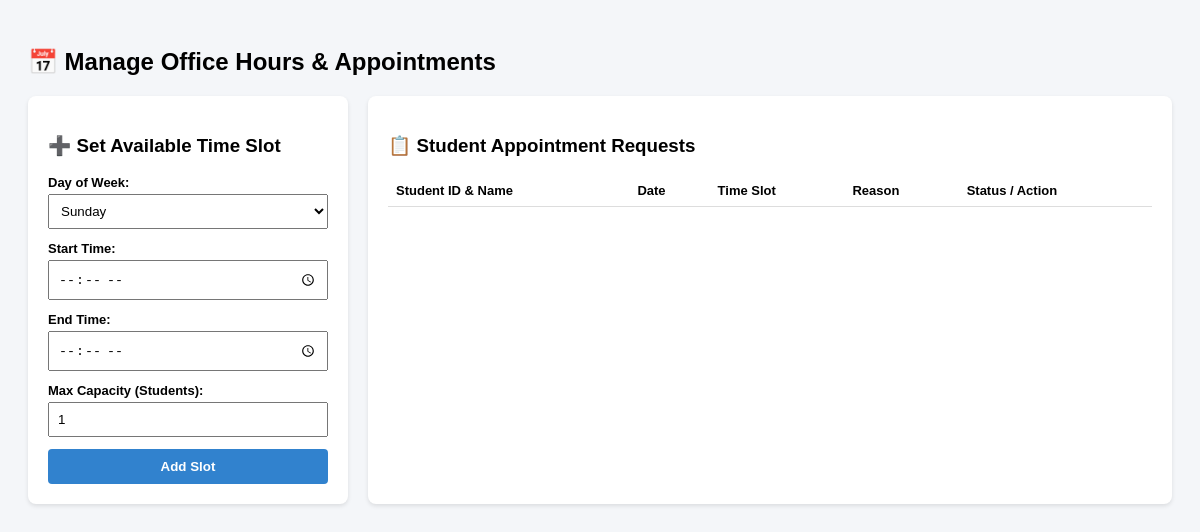
/teacher_slots.php (signed in), run on an earlier commit of the app's database.
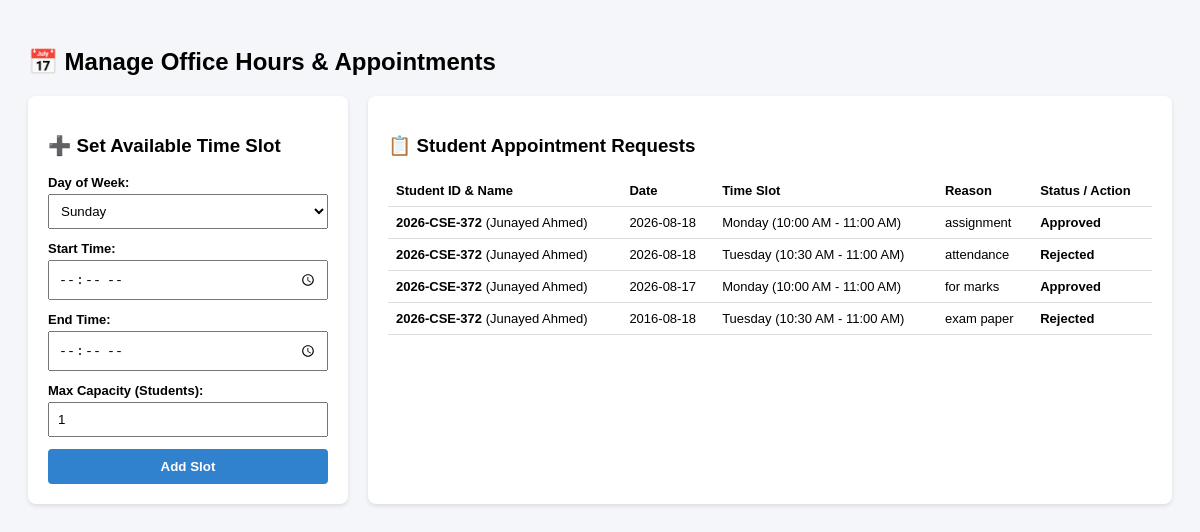
And on a later commit of the database.
### tables this page shows
CREATE TABLE `slot_bookings` (
  `id` int(11) NOT NULL,
  `slot_id` int(11) NOT NULL,
  `student_id` varchar(50) NOT NULL,
  `booking_date` date NOT NULL,
  `reason` text DEFAULT NULL,
  `status` enum('pending','approved','rejected') DEFAULT 'pending',
  `created_at` timestamp NOT NULL DEFAULT current_timestamp()
);

CREATE TABLE `students` (
  `id` int(11) NOT NULL,
  `student_id` varchar(50) NOT NULL,
  `name` varchar(100) NOT NULL,
  `email` varchar(100) DEFAULT NULL,
  `department` varchar(50) DEFAULT NULL,
  `created_at` timestamp NOT NULL DEFAULT current_timestamp(),
  `batch` varchar(20) DEFAULT '60'
);

CREATE TABLE `teacher_slots` (
  `id` int(11) NOT NULL,
  `teacher_username` varchar(100) NOT NULL,
  `day_of_week` varchar(20) NOT NULL,
  `start_time` time NOT NULL,
  `end_time` time NOT NULL,
  `max_students` int(11) DEFAULT 1,
  `created_at` timestamp NOT NULL DEFAULT current_timestamp()
);

### teacher_slots.php (the view, shortened to what this page needs)
<?php
require_once 'config.php';
$teacher_username = $_SESSION['username'];
$booking_query = "
    SELECT b.id, b.student_id, s.name as student_name, b.booking_date, b.reason, b.status, ts.day_of_week, ts.start_time, ts.end_time
    FROM slot_bookings b
    JOIN teacher_slots ts ON b.slot_id = ts.id
    LEFT JOIN students s ON b.student_id = s.student_id
    WHERE ts.teacher_username = ?
    ORDER BY b.booking_date DESC
";
$stmt_b = $conn->prepare($booking_query);
$stmt_b->bind_param("s", $teacher_username);
$stmt_b->execute();
$bookings_res = $stmt_b->get_result();
?>
<!DOCTYPE html>
<html>
<head>
</head>
<body>
<h2>📅 Manage Office Hours & Appointments</h2>
<div class="grid">
    <div class="card">
        <h3>➕ Set Available Time Slot</h3>
        <form method="POST">
            <div class="form-group">
                <label>Day of Week:</label>
                <select name="day_of_week" required>
                    <option value="Sunday">Sunday</option>
                </select>
            </div>
            <div class="form-group">
                <label>Start Time:</label>
                <input type="time" name="start_time" required>
            </div>
            <div class="form-group">
                <label>End Time:</label>
                <input type="time" name="end_time" required>
            </div>
            <div class="form-group">
                <label>Max Capacity (Students):</label>
                <input type="number" name="max_students" value="1" min="1" required>
            </div>
            <button type="submit" name="add_slot" class="btn">Add Slot</button>
        </form>
    </div>
    <div class="card">
        <h3>📋 Student Appointment Requests</h3>
        <table>
            <thead>
                <tr>
                    <th>Student ID & Name</th>
                    <th>Date</th>
                    <th>Time Slot</th>
                    <th>Reason</th>
                    <th>Status / Action</th>
                </tr>
            </thead>
            <tbody>
                <?php while($b = $bookings_res->fetch_assoc()): ?>
                <tr>
                    <td><b><?php echo htmlspecialchars($b['student_id']); ?></b> (<?php echo htmlspecialchars($b['student_name']); ?>)</td>
                    <td><?php echo $b['booking_date']; ?></td>
                    <td><?php echo $b['day_of_week'] . ' (' . date("g:i A", strtotime($b['start_time'])) . ' - ' . date("g:i A", strtotime($b['end_time'])) . ')'; ?></td>
                    <td><?php echo htmlspecialchars($b['reason']); ?></td>
                    <td>
                        <?php if ($b['status'] == 'pending'): ?>
                            <form method="POST" style="display:inline;">
                                <input type="hidden" name="booking_id" value="<?php echo $b['id']; ?>">
                                <button type="submit" name="update_status" value="update_status" onclick="this.form.status.value='approved';" class="btn-approve">Approve</button>
                                <button type="submit" name="update_status" value="update_status" onclick="this.form.status.value='rejected';" class="btn-reject">Reject</button>
                                <input type="hidden" name="status" value="">
                            </form>
                        <?php else: ?>
                            <b><?php echo ucfirst($b['status']); ?></b>
                        <?php endif; ?>
                    </td>
                </tr>
                <?php endwhile; ?>
            </tbody>
        </table>
    </div>
</div>
</body>
</html>

What changed in the data, as far as the page shows it:
added slot_bookings: student "2026-CSE-372", students.name "Junayed Ahmed", booking_date "2026-08-18", slot.day_of_week "Monday", slot.start_time "10:00 AM", slot.end_time "11:00 AM", reason "assignment", status "Approved"
added slot_bookings: student "2026-CSE-372", students.name "Junayed Ahmed", booking_date "2026-08-18", slot.day_of_week "Tuesday", slot.start_time "10:30 AM", slot.end_time "11:00 AM", reason "attendance", status "Rejected"
added slot_bookings: student "2026-CSE-372", students.name "Junayed Ahmed", booking_date "2026-08-17", slot.day_of_week "Monday", slot.start_time "10:00 AM", slot.end_time "11:00 AM", reason "for marks", status "Approved"
added slot_bookings: student "2026-CSE-372", students.name "Junayed Ahmed", booking_date "2016-08-18", slot.day_of_week "Tuesday", slot.start_time "10:30 AM", slot.end_time "11:00 AM", reason "exam paper", status "Rejected"
